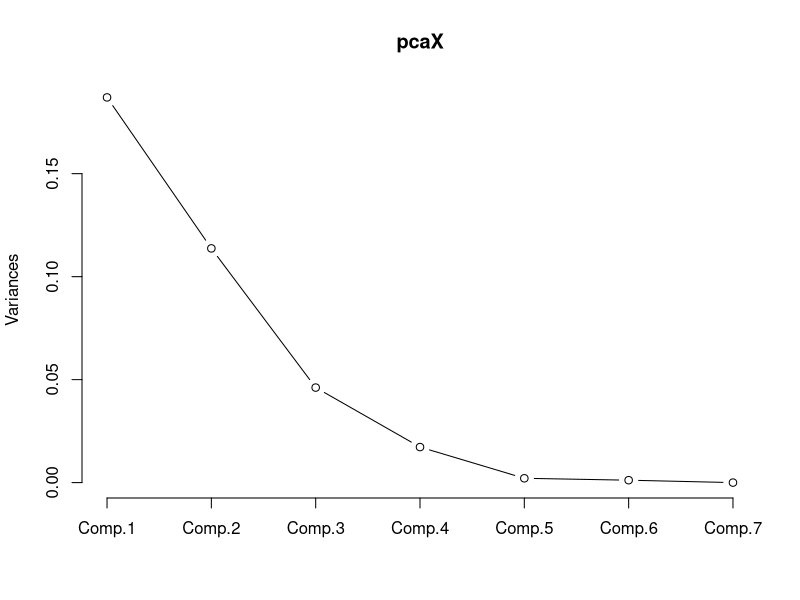
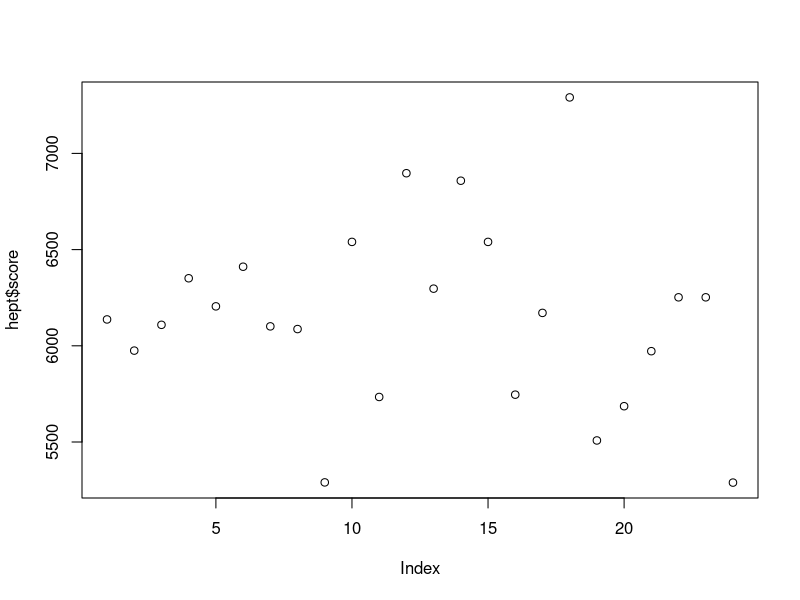

These charts were generated, in order, by the following R code:
## Exercise 1
## 1. Read in R the file Dblood.dat. This data (from Jolliffe 2002) consist of
##    8 blood chemistry variables measured on 72 patients.
#
#blood = read.table('Dblood.dat', header=TRUE)
#print("Blood data:")
#print(summary(blood))
#
## 2. Compute (and store) the corresponding covariance and correlation
##    matrices of this dataset.
#
#S = cov(blood)
#print("Covariance matrix:")
#print(S)
#
#R = cor(blood)
#print("Correlation matrix:")
#print(R)
#
## 3. Compute and compare the loading matrices obtained by applying PCA on (a)
##    the covariance matrix and (b) the correlation matrix. When looking at
##    the first loading vector, what is the main difference? what do you think
##    causes this?
#
#pcaS = princomp(S)
#print("PCA on S:")
#print(loadings(pcaS))
#print(summary(pcaS))
#
#pcaR = princomp(R)
#print("PCA on R:")
#print(loadings(pcaR))
#print(summary(pcaR))
#
#par(mfrow=c(1,2))
#screeplot(pcaS, type='lines')
#screeplot(pcaR, type='lines')
#
#### loading is spread over all components in PCA with correlation matrix
#### this is to be expected because the normalization of the components takes
#### away differences is scale
#
## 4. Now consider the PCA analysis that you think is the most appropriate for
##    this dataset. How many components would you choose to retain? Explain.
#
#### PCA on correlation matrix
#### Retaining 3 components gives a cumulative variance of ~90%, if we need to
#### retain all the information we need 7 of 8 PC's



## Exercise 2: bivariate example
## 1. Load the Headsize data set (headsize.dat). The variables head1 and head2
##    are, respectively, the headsizes of 25 first sons-second sons pairs.
#
#head = read.table('headsize.dat', header=TRUE)
#print("Head size data of son and second son:")
#print(summary(head))
#
## 2. Create a matrix composed of the variables head1 and head2.
#
#head12 = head[,c('head1','head2')]
#
## 3. Would you rather perform a PCA analysis on the correlation or the
##    covariance matrix here? Explain.
#
#### The covariance matrix because all measurements have the same scale.
#### And we do not want to lose scatter information because of normalization.
#
## 4. From now on, consider the PCA analysis that you think is the most
##    appropriate for this dataset. Perform a PCA decomposition.
#
#headS = cov(head12)
#pcaHead = princomp(head12)
#
## 5. Compute the equation (intercept, slope) of the two principal components.
#
#pcaComps = pcaHead$scores
#reg <- lm(pcaComps[,2] ~ pcaComps[,1])
#
## 6. Plot the data, using the asp=1 option in the plot() command (this ensures
##    that the axes both have the same scales). Draw, using the abline()
##    command, the first two principal components.
#
#plot(pcaComps, asp=1)
#abline(reg)
#
## 7. On this plot, add the 97.5% tolerance ellipse.
#
##library(robustbase)
##tolEllipsePlot(pcaComps)
#
## 8. Compute the correlation between each of the principal components and the
##    original variables.
#
#print(cor(pcaComps[,1], head12[,1]))
#print(cor(pcaComps[,1], head12[,2]))
#print(cor(pcaComps[,2], head12[,1]))
#print(cor(pcaComps[,2], head12[,2]))



# Exercise 3: multivariate example

# 1. Load the heptathlon dataset. This is a dataset of measured performance
#    on the 7 components of olympic heptathlon for the 24 participants of the
#    1988 Seoul games (the last column is the finale score of the participants).
#    Create a data matrix X composed of the first seven columns of the
#    heptathlon dataset. We will be analysing X.

hept = read.table('heptathlon.dat',header=TRUE)
print(summary(hept))
X = hept[,1:7]

# 2. Would you rather perform a PCA analysis on the correlation or the
#    covariance matrix here? Explain.

### Prefer the correlation matrix because time and distance measurements are
### too dissimilar.

# 3. How many principal component would you recover? Explain.

#library(rrcov)
#pcaX <- PcaClassic(X, scale=TRUE)
#robustbase dependency of rrcov can't be installed at cw

pcaX = princomp(cor(X))
summary(pcaX)
screeplot(pcaX,type='lines')
### Retain 3 (or 4) first PC's, they contain 95% (99%) of the information.

# 4. Interpret the first principal component.

loadings(pcaX)
### First PC is an ~average of all components.

# 5. Make a scatter plot of the scores. Interpret.

plot(hept$score)
### Scores seem to follow normal distribution.

# 6. Make a plot of the first principal score versus the score variable from
#    the data set. Interpret.

### Plot the first PC vs hept$score?
### Dimensions don't agree?

# 7. Make a diagnostic plot with the Mahalanobis distances of the scores on the
#    horizontal axis and the orthogonal distances to the PCA subspace on the
#    vertical axis. Discuss the results.

### How do I find the orth dist to PCA subspace?
